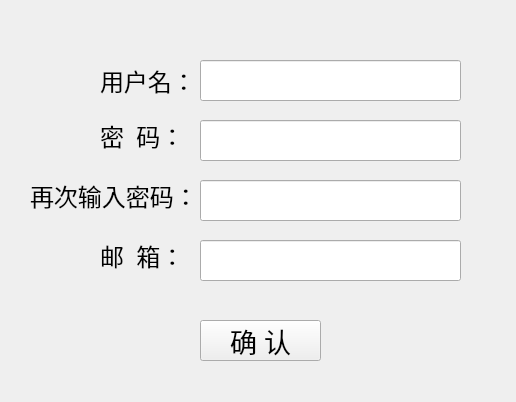
<?xml version="1.0" encoding="UTF-8"?>
<ui version="4.0">
 <class>Form</class>
 <widget class="QWidget" name="Form">
  <property name="geometry">
   <rect>
    <x>0</x>
    <y>0</y>
    <width>516</width>
    <height>402</height>
   </rect>
  </property>
  <property name="minimumSize">
   <size>
    <width>516</width>
    <height>402</height>
   </size>
  </property>
  <property name="maximumSize">
   <size>
    <width>516</width>
    <height>402</height>
   </size>
  </property>
  <property name="font">
   <font>
    <family>宋体</family>
    <pointsize>10</pointsize>
   </font>
  </property>
  <property name="windowTitle">
   <string>i Chat 注册</string>
  </property>
  <widget class="QLabel" name="label_username">
   <property name="geometry">
    <rect>
     <x>100</x>
     <y>60</y>
     <width>91</width>
     <height>41</height>
    </rect>
   </property>
   <property name="font">
    <font>
     <family>宋体</family>
     <pointsize>18</pointsize>
    </font>
   </property>
   <property name="text">
    <string>用户名：</string>
   </property>
  </widget>
  <widget class="QLabel" name="label_passwd">
   <property name="geometry">
    <rect>
     <x>100</x>
     <y>110</y>
     <width>91</width>
     <height>51</height>
    </rect>
   </property>
   <property name="font">
    <font>
     <family>宋体</family>
     <pointsize>18</pointsize>
    </font>
   </property>
   <property name="text">
    <string>密  码：</string>
   </property>
  </widget>
  <widget class="QLabel" name="label_passwd_2">
   <property name="geometry">
    <rect>
     <x>30</x>
     <y>170</y>
     <width>161</width>
     <height>51</height>
    </rect>
   </property>
   <property name="font">
    <font>
     <family>宋体</family>
     <pointsize>18</pointsize>
    </font>
   </property>
   <property name="text">
    <string>再次输入密码：</string>
   </property>
  </widget>
  <widget class="QLabel" name="label_email">
   <property name="geometry">
    <rect>
     <x>100</x>
     <y>230</y>
     <width>91</width>
     <height>51</height>
    </rect>
   </property>
   <property name="font">
    <font>
     <family>宋体</family>
     <pointsize>18</pointsize>
    </font>
   </property>
   <property name="text">
    <string>邮  箱：</string>
   </property>
  </widget>
  <widget class="QPushButton" name="pushButton_regist">
   <property name="geometry">
    <rect>
     <x>200</x>
     <y>320</y>
     <width>121</width>
     <height>41</height>
    </rect>
   </property>
   <property name="font">
    <font>
     <family>宋体</family>
     <pointsize>20</pointsize>
    </font>
   </property>
   <property name="text">
    <string>确 认</string>
   </property>
  </widget>
  <widget class="QLineEdit" name="lineEdit_username">
   <property name="geometry">
    <rect>
     <x>200</x>
     <y>60</y>
     <width>261</width>
     <height>41</height>
    </rect>
   </property>
   <property name="font">
    <font>
     <family>宋体</family>
     <pointsize>16</pointsize>
    </font>
   </property>
  </widget>
  <widget class="QLineEdit" name="lineEdit_passwd">
   <property name="geometry">
    <rect>
     <x>200</x>
     <y>120</y>
     <width>261</width>
     <height>41</height>
    </rect>
   </property>
   <property name="font">
    <font>
     <family>宋体</family>
     <pointsize>16</pointsize>
    </font>
   </property>
   <property name="echoMode">
    <enum>QLineEdit::Password</enum>
   </property>
  </widget>
  <widget class="QLineEdit" name="lineEdit_passwd_2">
   <property name="geometry">
    <rect>
     <x>200</x>
     <y>180</y>
     <width>261</width>
     <height>41</height>
    </rect>
   </property>
   <property name="font">
    <font>
     <family>宋体</family>
     <pointsize>16</pointsize>
    </font>
   </property>
   <property name="echoMode">
    <enum>QLineEdit::Password</enum>
   </property>
  </widget>
  <widget class="QLineEdit" name="lineEdit_email">
   <property name="geometry">
    <rect>
     <x>200</x>
     <y>240</y>
     <width>261</width>
     <height>41</height>
    </rect>
   </property>
   <property name="font">
    <font>
     <family>宋体</family>
     <pointsize>16</pointsize>
    </font>
   </property>
  </widget>
 </widget>
 <resources/>
 <connections>
  <connection>
   <sender>pushButton_regist</sender>
   <signal>clicked()</signal>
   <receiver>Form</receiver>
   <slot>buttonOkClicked()</slot>
   <hints>
    <hint type="sourcelabel">
     <x>258</x>
     <y>340</y>
    </hint>
    <hint type="destinationlabel">
     <x>404</x>
     <y>333</y>
    </hint>
   </hints>
  </connection>
 </connections>
 <slots>
  <slot>buttonOkClicked()</slot>
 </slots>
</ui>
